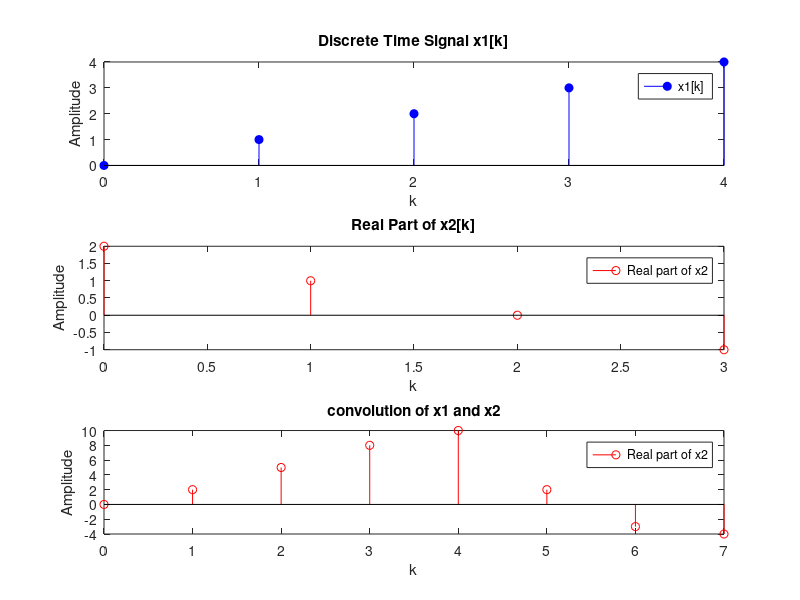

MATLAB code for this plot: (Note: this script raises an error after producing the figure.)


x1 =  0:4;
x2 = 0:3;
x2 = 2-x2;
% Plotting
figure;

% Plot x1[k] on the first subplot
subplot(3,1,1);
stem(0:4, x1, 'b', 'filled', 'DisplayName', 'x1[k]'); 
title('Discrete Time Signal x1[k]');
xlabel('k');
ylabel('Amplitude');
legend show;

% Plot the real part of x2[k] on the second subplot
subplot(3,1,2);
stem(0:3,  x2, 'r', 'DisplayName', 'Real part of x2');
title('Real Part of x2[k]');
xlabel('k');
ylabel('Amplitude');
legend show;

% Plot the real part of x2[k] on the second subplot
x3 = conv(x1,x2);
subplot(3,1,3);
stem(0:7,  x3, 'r', 'DisplayName', 'Real part of x2');
title('convolution of x1 and x2');
xlabel('k');
ylabel('Amplitude');
legend show;

k1 = 0:50;
x4 = 0.3 * sinc(0.4*(k1-25))*(0.54-0.46*cos(2*pi*k1/50)); 

